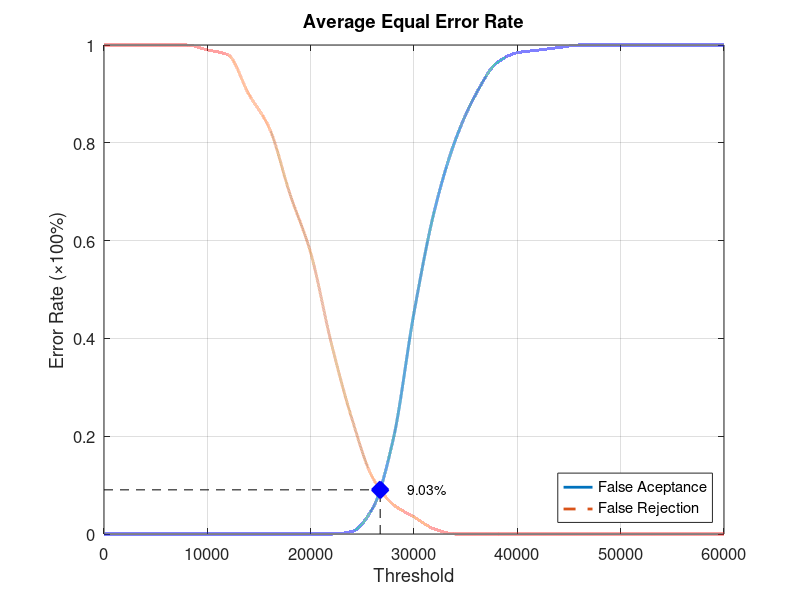
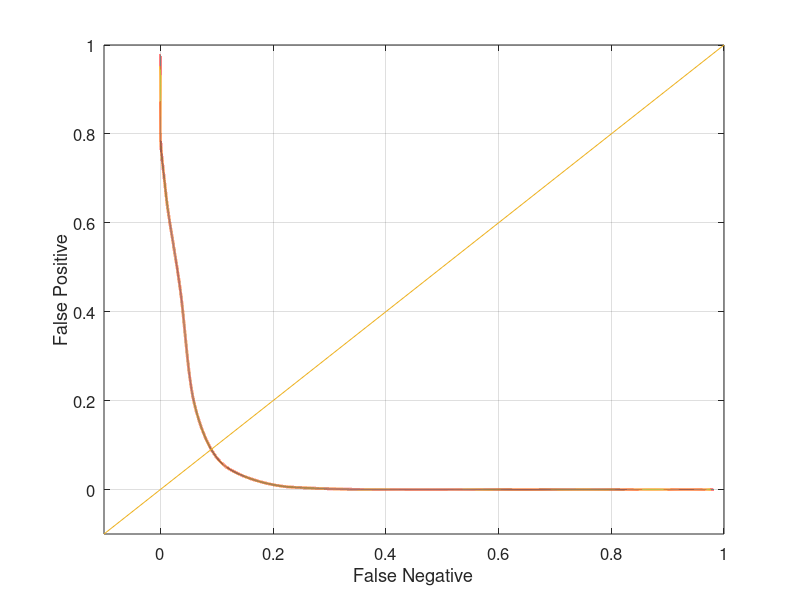

Write the MATLAB code that produced these figures, in order.
function yEER = Database4_4
close all;
clear;
clc;
x = 0:2000:60000;
xq = 0:0.5:60000;

y0 = [0 0 0 0 0 0 0 0 0 0 0 0 0.00526316 0.0526316 0.194737 0.452632 0.663158 0.805263 0.9 0.963158 0.984211 0.989474 0.994737 1 1 1 1 1 1 1 1];
yy0 = interp1(x, y0, xq, 'pchip');
y1 = [1 1 1 1 1 0.99 0.98 0.9 0.83 0.695 0.575 0.39 0.235 0.115 0.06 0.035 0.01 0 0 0 0 0 0 0 0 0 0 0 0 0 0];
yy1 = interp1(x, y1, xq, 'pchip');

% Calculating EER: 
y2 = abs(y0 - y1);
find(y2 == min(y2))
yy2 = abs(yy0 - yy1);
xEER = find(yy2 == min(yy2));
xEERIndex = xq(xEER) % X-axis EER
yEER = yy0(xEER) % Y-axis EER

main = figure
plot(xq, yy0,'-','LineWidth', 2);	hold on
plot(xq, yy1,'--','LineWidth', 2);	hold on
plot([xEERIndex xEERIndex], [0 yEER], 'k--');	hold on
plot([0 xEERIndex], [yEER yEER], 'k--');	hold on
plot(xEERIndex, yEER, 'bx', 'LineWidth', 10);	hold on
text(xEERIndex + 10 * xEERIndex / 100, yEER, [num2str(round((10000 * yEER)) / 100) '%'])
legend('False Aceptance', 'False Rejection', 'Location', 'SouthEast')
xlabel('Threshold')
ylabel('Error Rate (\times100%)')
title('Average Equal Error Rate')
set(gca, 'FontSize', 12)
axis([0 60000 0 1])
grid on

print(main, 'Database4_4Main', '-dpng');
FNRxFPR = figure('Color', [1 1 1]);
plot(yy1, yy0, '-', yy1, yy0, 'LineWidth', 2);
hold on
y = -0.1:0.1:1
plot(y, y); 
set(gca, 'FontSize', 12)
xlabel('False Negative')
ylabel('False Positive')
axis([-0.1 1 -0.1 1])
set(gca, 'FontSize', 12)
grid on

print(FNRxFPR, 'Database4_4FNRxFPR','-dpng');
end
